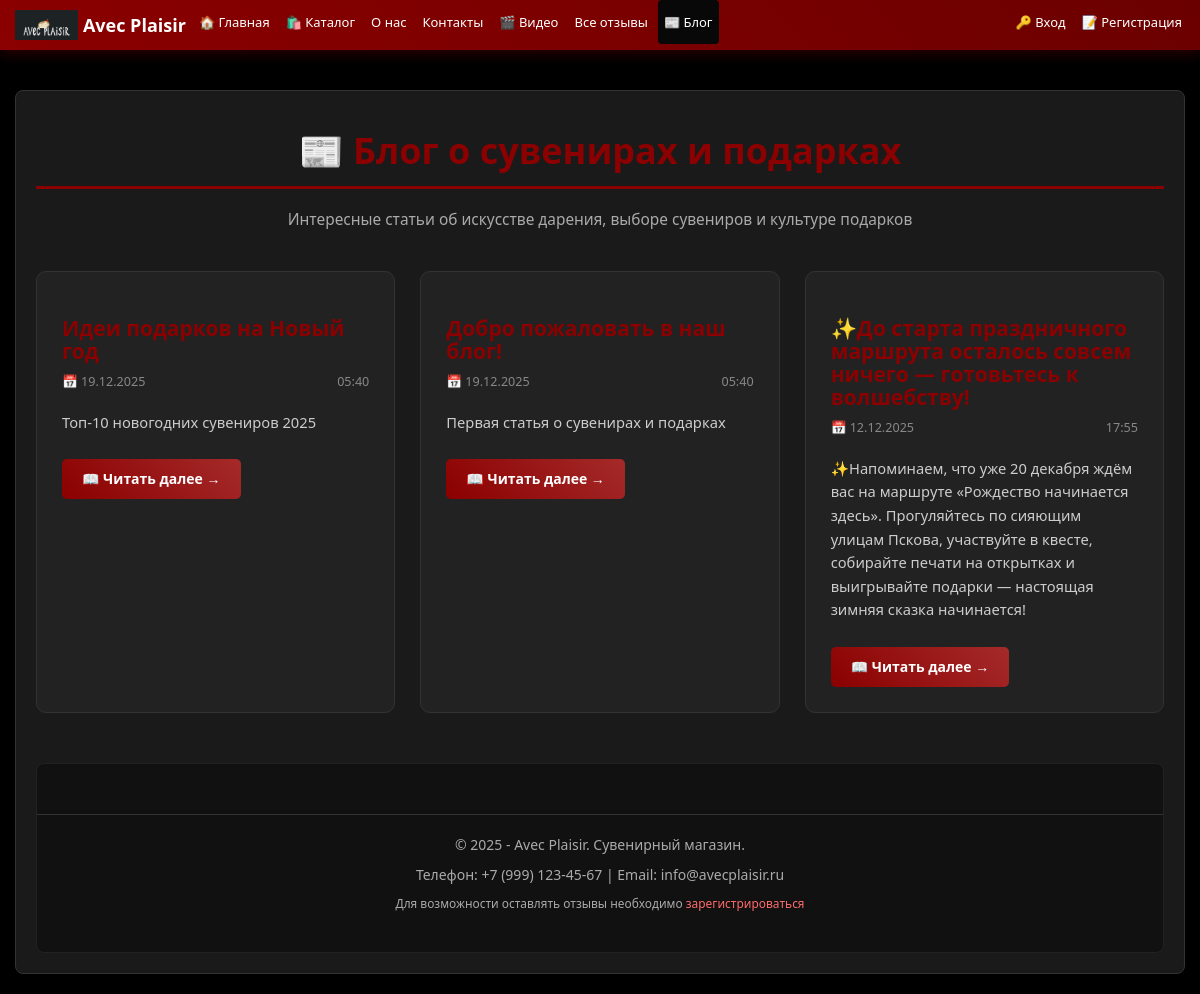
Screenshot of /blog/ with the database file from the repository.
### app/models.py (models this page shows, shortened)
class BlogArticle(models.Model):
    title = models.CharField(max_length=200, verbose_name="Заголовок")
    short_content = models.TextField(max_length=500, verbose_name="Краткое содержание")
    full_content = models.TextField(verbose_name="Полное содержание")
    image = models.ImageField(
        upload_to='blog_images/',
        verbose_name="Изображение статьи",
        blank=True,
        null=True,
        help_text="Загрузите изображение для статьи (рекомендуемый размер: 1200x600)"
    )
    published_date = models.DateTimeField(default=timezone.now, verbose_name="Дата публикации")
    created_at = models.DateTimeField(auto_now_add=True, verbose_name="Дата создания")
    updated_at = models.DateTimeField(auto_now=True, verbose_name="Дата обновления")
    class Meta:
        verbose_name = "Статья блога"
        verbose_name_plural = "Статьи блога"
        ordering = ['-published_date']

### app/views.py (the view)
# urls.py: path('blog/', blog_list, name='blog_list'),
def blog_list(request):
    articles = BlogArticle.objects.all().order_by('-published_date')
    return render(request, 'app/blog_list.html', {
        'articles': articles,
        'show_create_button': request.user.is_staff or request.user.is_superuser
    })

### app/templates/app/blog_list.html (shortened to what this page needs)
﻿{% extends "app/layout.html" %}
{% block content %}
<div class="blog-container">
    <h1 class="blog-title">📰 Блог о сувенирах и подарках</h1>
    <p class="blog-description">Интересные статьи об искусстве дарения, выборе сувениров и культуре подарков</p>
    {% if articles %}
    <div class="articles-grid">
        {% for article in articles %}
        <div class="article-card">
            <div class="article-header">
                <h2 class="article-title">{{ article.title }}</h2>
                <div class="article-meta">
                    <span class="article-date">📅 {{ article.published_date|date:"d.m.Y" }}</span>
                    <span class="article-time">{{ article.published_date|date:"H:i" }}</span>
                </div>
            </div>
            <div class="article-excerpt">
                <p>{{ article.short_content }}</p>
            </div>
            <div class="article-footer">
                <a href="{% url 'blog_article_detail' article.id %}" class="read-more-btn">
                    📖 Читать далее →
                </a>
            </div>
        </div>
        {% endfor %}
    </div>
    {% endif %}
</div>
{% endblock %}

### app/templates/app/layout.html (style rules this page uses)
body { background-color: #000000 !important; color: #ffffff; font-family: 'Segoe UI', Tahoma, Geneva, Verdana, sans-serif; margin: 0; padding-top: 60px; min-height: 100vh; }
h1, h2, h3, h4, h5, h6 { color: #8B0000 !important; font-family: 'Segoe UI', Tahoma, Geneva, Verdana, sans-serif; font-weight: 600; border-bottom: 1px solid #333; padding-bottom: 10px; }
h1 { border-bottom: 3px solid #8B0000; padding-bottom: 15px; }
.body-content a { color: #8B0000; text-decoration: none; transition: all 0.3s ease; }

### app/templates/app/blog_list.html (style rules this page uses)
.blog-container { max-width: 1200px; margin: 0 auto; }
.blog-title { text-align: center; margin-bottom: 20px; color: #8B0000 !important; }
.blog-description { text-align: center; color: #aaa; margin-bottom: 40px; font-size: 1.1em; }
.articles-grid { display: grid; grid-template-columns: repeat(auto-fill, minmax(350px, 1fr)); gap: 25px; margin-top: 30px; }
.article-card { background: #222; border-radius: 10px; padding: 25px; border: 1px solid #333; transition: transform 0.3s ease, box-shadow 0.3s ease; }
.article-header { margin-bottom: 20px; }
.article-title { color: #8B0000 !important; font-size: 1.5em; margin-bottom: 10px; border-bottom: none; padding-bottom: 0; }
.article-meta { display: flex; justify-content: space-between; color: #888; font-size: 0.9em; }
.article-excerpt { color: #ccc; line-height: 1.6; margin-bottom: 25px; font-size: 1.05em; }
.read-more-btn { display: inline-block; background: linear-gradient(45deg, #8B0000, #A52A2A); color: white !important; padding: 10px 20px; border-radius: 5px; text-decoration: none; font-weight: bold; transition: all 0.3s ease; }

### rows the page displays
BlogArticle: published_date "19.12.2025", published_date "05:40", short_content "Топ-10 новогодних сувениров 2025"
BlogArticle: published_date "19.12.2025", published_date "05:40", short_content "Первая статья о сувенирах и подарках"
BlogArticle: title "✨До старта праздничного маршрута осталось совсем ничего — готовьтесь к волшебству!", published_date "12.12.2025", published_date "17:55", short_content "✨Напоминаем, что уже 20 декабря ждём вас на маршруте «Рождество начинается здесь». Прогуляйтесь по сияющим улицам Пскова, участвуйте в квесте, собирайте печати на открытках и выигрывайте подарки — настоящая зимняя сказка начинается!"
